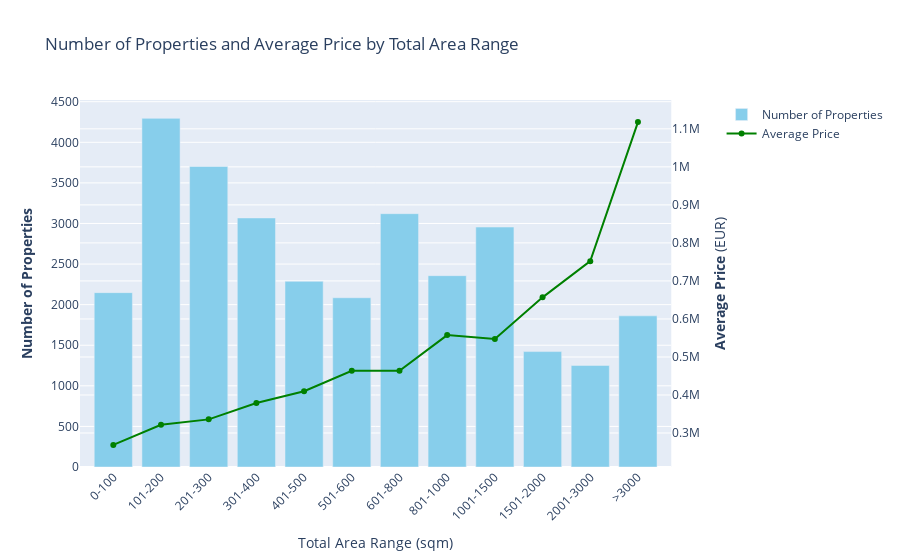

Write notebook code for a chart like this one.
### Code cell
# Assuming 'df' is your DataFrame and it includes 'area_total' and 'price' columns

# Categorize total area into defined bins
df['area_category'] = pd.cut(
    df['area_total'], bins=area_bins, labels=area_labels, include_lowest=True)

# Aggregate to get count and average price by area category
area_agg = df.groupby('area_category').agg(
    Number_of_Properties=('id', 'count'),
    Average_Price=('price', 'mean')
).reset_index()

# Create a subplot with 2 y-axes
fig = make_subplots(specs=[[{"secondary_y": True}]])

# Add the Number of Properties as a bar chart on the primary y-axis
fig.add_trace(
    go.Bar(x=area_agg['area_category'], y=area_agg['Number_of_Properties'],
           name='Number of Properties', marker_color='skyblue'),
    secondary_y=False,
)

# Add the Average Price as a line chart on the secondary y-axis
fig.add_trace(
    go.Scatter(x=area_agg['area_category'], y=area_agg['Average_Price'],
               name='Average Price', mode='lines+markers', marker_color='green'),
    secondary_y=True,
)

# Add titles and labels
fig.update_layout(
    title_text='Number of Properties and Average Price by Total Area Range',
    xaxis_title='Total Area Range (sqm)',
    xaxis_tickangle=-45
)

# Set y-axes titles
fig.update_yaxes(title_text="<b>Number of Properties</b>", secondary_y=False)
fig.update_yaxes(title_text="<b>Average Price</b> (EUR)", secondary_y=True)

fig.show()

### Figure 1 — Plotly figure (JSON) as saved in the notebook; plotly's stock layout.template omitted (floating-point values rounded to 4 significant figures)
{"data": [{"marker": {"color": "skyblue"}, "name": "Number of Properties", "type": "bar", "x": ["0-100", "101-200", "201-300", "301-400", "401-500", "501-600", "601-800", "801-1000", "1001-1500", "1501-2000", "2001-3000", ">3000"], "xaxis": "x", "y": [2148, 4295, 3702, 3068, 2287, 2085, 3121, 2357, 2956, 1422, 1251, 1862], "yaxis": "y"}, {"marker": {"color": "green"}, "mode": "lines+markers", "name": "Average Price", "type": "scatter", "x": ["0-100", "101-200", "201-300", "301-400", "401-500", "501-600", "601-800", "801-1000", "1001-1500", "1501-2000", "2001-3000", ">3000"], "xaxis": "x", "y": [268700.0, 321600.0, 335900.0, 378800.0, 409900.0, 463500.0, 463700.0, 557500.0, 547100.0, 656700.0, 752000.0, 1118000.0], "yaxis": "y2"}], "layout": {"title": {"text": "Number of Properties and Average Price by Total Area Range"}, "xaxis": {"anchor": "y", "domain": [0, 0.94], "tickangle": -45, "title": {"text": "Total Area Range (sqm)"}}, "yaxis": {"anchor": "x", "domain": [0, 1], "title": {"text": "<b>Number of Properties</b>"}}, "yaxis2": {"anchor": "x", "overlaying": "y", "side": "right", "title": {"text": "<b>Average Price</b> (EUR)"}}}}
